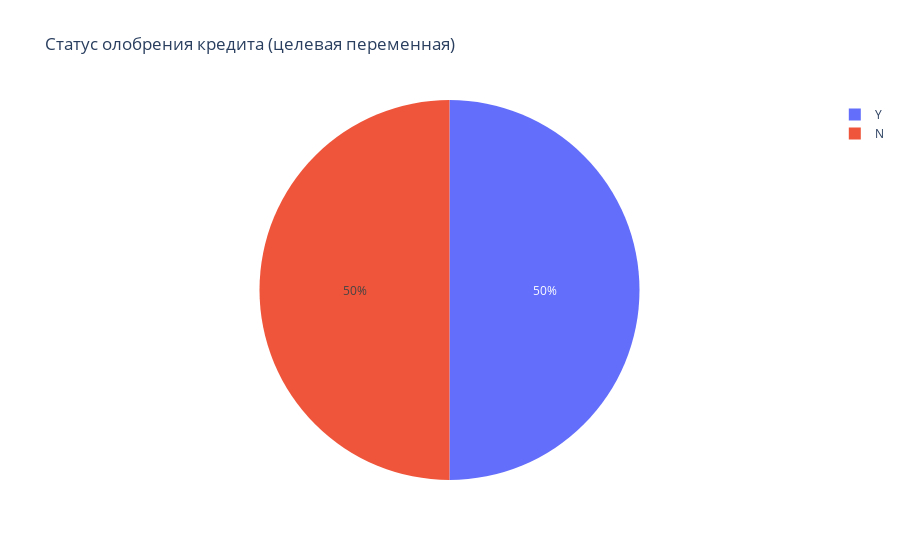

The code cell stored with this chart in its notebook:
### Markdown cell above
1) Проверим сбалансированность данных

### Code cell
loan_status_count = data['Loan_Status'].value_counts()
fig_loan_status = px.pie(loan_status_count, 
                         names=loan_status_count.index, 
                         title='Статус олобрения кредита (целевая переменная)')
fig_loan_status.show()

### Figure 1 — Plotly figure (JSON) as saved in the notebook; plotly's stock layout.template omitted (floating-point values rounded to 4 significant figures)
{"data": [{"domain": {"x": [0, 1], "y": [0, 1]}, "hovertemplate": "Loan_Status=%{label}<extra></extra>", "labels": ["Y", "N"], "legendgroup": "", "name": "", "showlegend": true, "type": "pie"}], "layout": {"legend": {"tracegroupgap": 0}, "title": {"text": "Статус олобрения кредита (целевая переменная)"}}}
